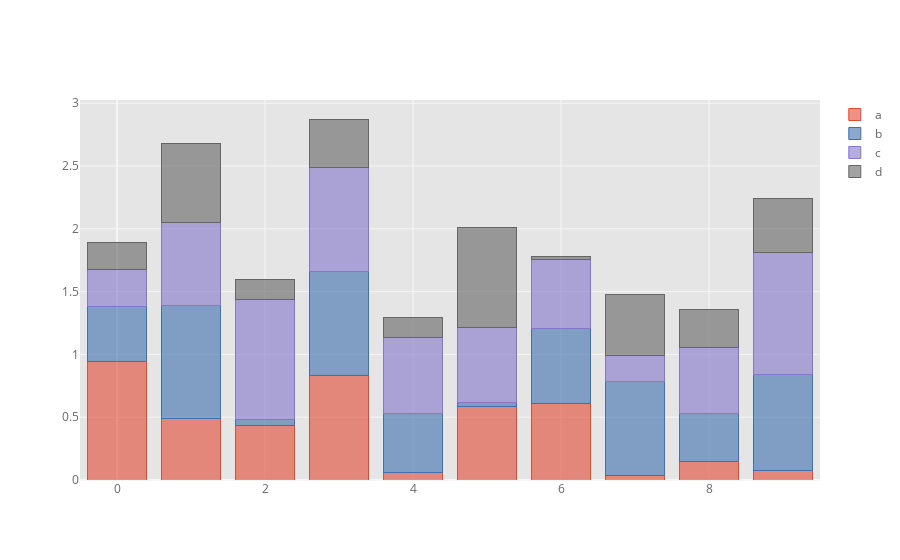

Write notebook code for a chart like this one.
### Code cell
df.iplot(kind='bar',barmode='stack')

### Figure 1 — Plotly figure (JSON) as saved in the notebook; plotly's stock layout.template omitted (floating-point values rounded to 4 significant figures)
{"data": [{"marker": {"color": "rgba(226, 74, 51, 0.6)", "line": {"color": "rgba(226, 74, 51, 1.0)", "width": 1}}, "name": "a", "orientation": "v", "text": "", "type": "bar", "x": [0, 1, 2, 3, 4, 5, 6, 7, 8, 9], "y": [0.942, 0.4888, 0.4369, 0.8312, 0.06243, 0.5824, 0.6084, 0.03324, 0.1449, 0.07203]}, {"marker": {"color": "rgba(62, 111, 176, 0.6)", "line": {"color": "rgba(62, 111, 176, 1.0)", "width": 1}}, "name": "b", "orientation": "v", "text": "", "type": "bar", "x": [0, 1, 2, 3, 4, 5, 6, 7, 8, 9], "y": [0.4361, 0.8987, 0.04786, 0.8255, 0.4645, 0.03512, 0.5977, 0.7543, 0.3808, 0.769]}, {"marker": {"color": "rgba(132, 118, 202, 0.6)", "line": {"color": "rgba(132, 118, 202, 1.0)", "width": 1}}, "name": "c", "orientation": "v", "text": "", "type": "bar", "x": [0, 1, 2, 3, 4, 5, 6, 7, 8, 9], "y": [0.2991, 0.662, 0.9561, 0.8347, 0.6109, 0.597, 0.5477, 0.2073, 0.5325, 0.9731]}, {"marker": {"color": "rgba(101, 101, 101, 0.6)", "line": {"color": "rgba(101, 101, 101, 1.0)", "width": 1}}, "name": "d", "orientation": "v", "text": "", "type": "bar", "x": [0, 1, 2, 3, 4, 5, 6, 7, 8, 9], "y": [0.2158, 0.6306, 0.1586, 0.3829, 0.1595, 0.7974, 0.02254, 0.4801, 0.3022, 0.4236]}], "layout": {"barmode": "stack", "legend": {"bgcolor": "#FFFFFF", "font": {"color": "#666666"}, "traceorder": "normal"}, "paper_bgcolor": "#FFFFFF", "plot_bgcolor": "#E5E5E5", "title": {"font": {"color": "#151516"}}, "xaxis": {"gridcolor": "#F6F6F6", "showgrid": true, "tickfont": {"color": "#666666"}, "title": {"font": {"color": "#666666"}, "text": ""}, "zerolinecolor": "#F6F6F6"}, "yaxis": {"gridcolor": "#F6F6F6", "showgrid": true, "tickfont": {"color": "#666666"}, "title": {"font": {"color": "#666666"}, "text": ""}, "zerolinecolor": "#F6F6F6"}}}
